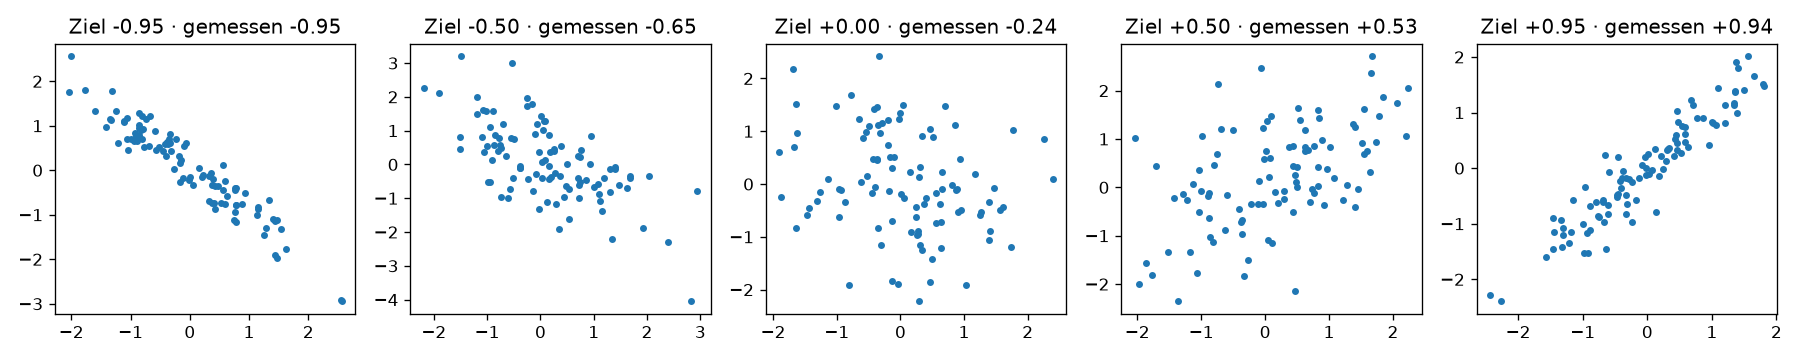

Recreate this plot in Python.
"""Lösung Python-Aufgabe 2 · Punktwolken mit vorgegebenem r erzeugen und schätzen."""
import numpy as np
import matplotlib.pyplot as plt

rng = np.random.default_rng()
ziel_r = [-0.95, -0.5, 0.0, 0.5, 0.95]
n_punkte = 100          # c) auf 10 setzen: das gemessene r schwankt viel stärker
titel_zeigen = True     # b) auf False setzen, dann schätzt die Partnerin oder der Partner

fig, axes = plt.subplots(1, 5, figsize=(15, 3))
for ax, r in zip(axes, ziel_r):
    x = rng.normal(size=n_punkte)
    rauschen = rng.normal(size=n_punkte)
    y = r * x + np.sqrt(1 - r**2) * rauschen
    gemessen = np.corrcoef(x, y)[0, 1]
    ax.scatter(x, y, s=10)
    ax.set_title(f"Ziel {r:+.2f} · gemessen {gemessen:+.2f}" if titel_zeigen else "")
plt.tight_layout()
fig.savefig("02_punktwolken.png", dpi=120)
plt.show()

# c) Wie stark schwankt r bei 10 und bei 100 Punkten? (Ziel r = 0,5, je 1000 Versuche)
for n in (10, 100):
    werte = []
    for _ in range(1000):
        x, rauschen = rng.normal(size=n), rng.normal(size=n)
        werte.append(np.corrcoef(x, 0.5 * x + np.sqrt(0.75) * rauschen)[0, 1])
    print(f"n = {n:>3}: gemessenes r liegt meist zwischen "
          f"{np.percentile(werte, 5):+.2f} und {np.percentile(werte, 95):+.2f}")
